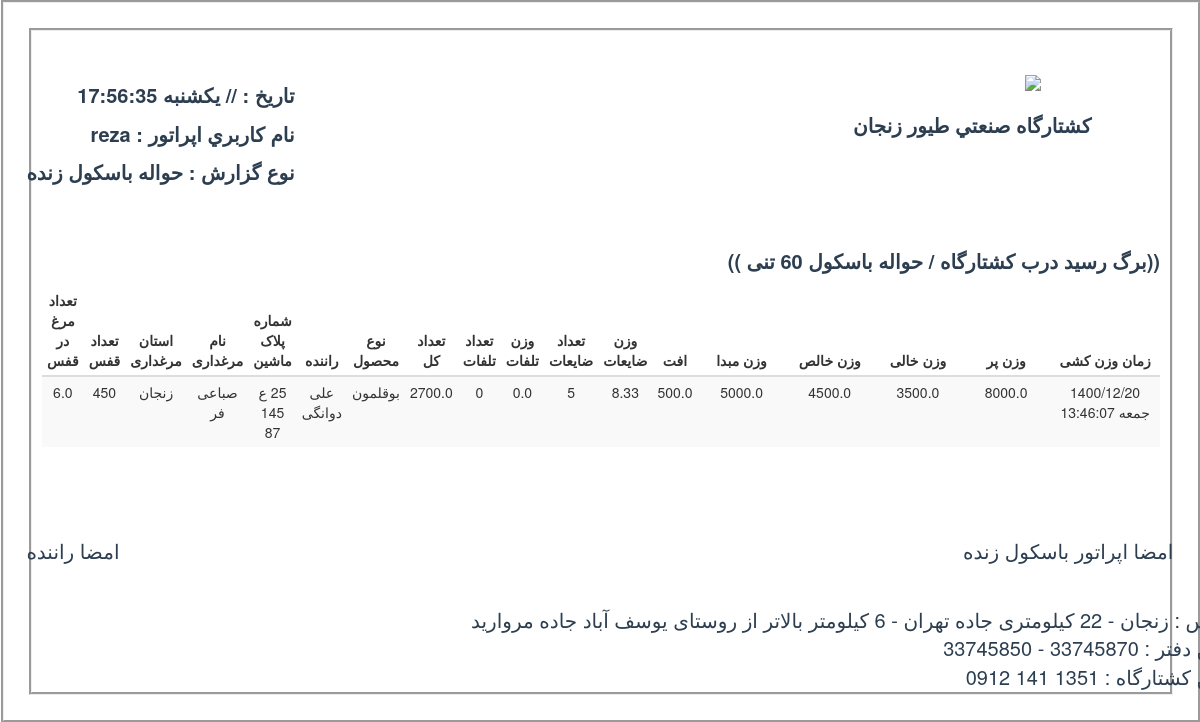
Page /slaughter/driver/report/id=30207038885635464504666369142349469484/ (signed in) on the committed database.
### WareHouseApp/models.py (models this page shows, shortened)
class LiveWeighbridge(models.Model):
    live_weighbridge_id = models.CharField(default=str(uuid1().int), max_length=250, primary_key=True)
    final_weight = models.FloatField(null=True)
    car_weight = models.FloatField(default=0.0)
    car_empty = models.BooleanField(default=False)
    weighting_date = models.FloatField(default=time.time(), null=True)
    weighting_date_format = models.CharField(default=time.ctime(time.time()), max_length=30, null=True)
    type_of_lwb = (('O', "Order"),
                  ('W', "Weighting"),
                  ('R', "Reject"))
    lwb_category = models.CharField(max_length=1, choices=type_of_lwb, default='O')
    type_of_gender = (('C', "chicken"),
                      ('T', "turkey"),
                      ('Q', "quail"))
    product_category = models.CharField(max_length=1, choices=type_of_gender)
    slaughter_status = models.BooleanField(default=False)
    finish = models.BooleanField(default=False)
    avicultureـcity = models.CharField(max_length=25, default='-')
    avicultureـname = models.CharField(max_length=25, default='-')
    slaughter_start_date = models.FloatField(null=True)
    slaughter_start_date_format = models.CharField(max_length=30, null=True)
    slaughter_finish_date = models.FloatField(null=True)
    slaughter_finish_date_format = models.CharField(null=True, max_length=30)
    buy_price = models.IntegerField(null=True)
    order_weight = models.FloatField(default=0.0, null=True)
    aviculture_avg_weight = models.FloatField(default=2.5)
    account_side = models.CharField(default='شرکت', max_length=20)
    source_weight = models.FloatField(default=0.0)
    fuel = models.FloatField(default=0.0)
    salughter_count = models.FloatField(default=0.0)
    cage_num = models.IntegerField(default=1, null=True)
    product_num_in_cage = models.FloatField(default=1.0, null=True)
    losses_num = models.IntegerField(default=0, null=True)
    losses_weight = models.FloatField(default=0.0, null=True)
    victim_num = models.IntegerField(default=0, null=True)
    victim_weight = models.FloatField(default=0.0, null=True)
    per_purchase = models.FloatField(default=0.0)
    per_sale = models.FloatField(default=0.0)
    sale_weight = models.FloatField(default=0.0)
    driver_rent = models.FloatField(default=0.0)
    Live_Weighbridge_Manager = models.CharField(max_length=20, default='admin')
    order_Manager = models.CharField(max_length=20, default='admin')
    driver = models.ForeignKey(Driver, on_delete=models.PROTECT, null=True)
    car = models.ForeignKey(Car, on_delete=models.PROTECT, null=True)
    product_owner = models.ForeignKey(ProductOwner, on_delete=models.PROTECT, null=True)

### WareHouseApp/views.py (the view)
# urls.py: re_path(r'^slaughter/driver/report/id=(?P<lwb_id>[\w]+)/$', views.lwb_driver_report, name='Driver_Report'),
def lwb_driver_report(requests, lwb_id='0'):
    if requests.user.is_authenticated:
        lwb_user_list = models.LiveWeighbridgeManager.objects.all().filter(username=requests.user.username)
        ceo_user_list = models.CEO.objects.all().filter(username=requests.user.username)
        if len(lwb_user_list) > 0 or len(ceo_user_list) or requests.user.is_superuser:
            lwb_obj_list = models.LiveWeighbridge.objects.all().filter(live_weighbridge_id=lwb_id)
            if len(lwb_obj_list) > 0:
                lwb_obj = lwb_obj_list[0]
                temp = loader.get_template('WareHouseApp/lwb_driver_report.html')
                t = time.ctime(time.time() + information.time_dif).split()
                year, month, day, week_day = utils.ad2solar(year=int(t[-1]), month=t[1], day=int(t[2]), week_day=t[0])
                t = '{0}/{1}/{2} {3} {4}'.format(str(year), str(month), str(day), str(week_day), str(t[3]))
                context = {
                    'weight_time': lwb_obj.weighting_date_format,
                    'source_weight': lwb_obj.source_weight,
                    'weight': lwb_obj.final_weight - lwb_obj.car_weight,
                    'full_weight': lwb_obj.final_weight,
                    'empty_weight': lwb_obj.car_weight,
                    'driver': lwb_obj.driver.name + ' ' + lwb_obj.driver.last_name,
                    'car': str(lwb_obj.car.car_number1) + ' '+ str(lwb_obj.car.car_number2) +' '+ str(lwb_obj.car.car_number3) + ' '+str(lwb_obj.car.car_number4)  ,
                    'drop_down': lwb_obj.source_weight - (lwb_obj.final_weight - lwb_obj.car_weight) if lwb_obj.source_weight > 0.0 else 0.0,
                    'avic_city': lwb_obj.avicultureـcity,
                    'avic_name': lwb_obj.avicultureـname,
                    'prod_num': lwb_obj.cage_num * lwb_obj.product_num_in_cage,
                    'prod_type': lwb_obj.product_category,
                    'cage_num': lwb_obj.cage_num,
                    'prod_num_in_cage': lwb_obj.product_num_in_cage,
                    'losses_num': lwb_obj.losses_num,
                    'losses_weight': round(lwb_obj.losses_weight, 2),
                    'victim_num': lwb_obj.victim_num,
                    'victim_weight': round(lwb_obj.victim_weight, 2),
                    'request': requests,
                    'date': t,
                    'type': 'حواله باسکول زنده',
                }
                return HttpResponse(temp.render(context))
            else:
                return HttpResponseRedirect(reverse('Error', args=['enter information is incorrect']))
        else:
            return HttpResponseRedirect(reverse('Error', args=["you don't have access to this page"]))
    else:
        return HttpResponseRedirect(reverse('Error', args=["you don't have access to this page"]))

### WareHouseApp/LIB/utils.py (called while the page is built)
def ad2solar(year, month, day, week_day):
    month2int = {
        'Jan': 1,
        'Feb': 2,
        'Mar': 3,
        'Apr': 4,
        'May': 5,
        'Jun': 6,
        'Jul': 7,
        'Aug': 8,
        'Sep': 9,
        'Oct': 10,
        'Nov': 11,
        'Dec': 12,
    }
    week = {
        'Sat': 'شنبه',
        'Sun': 'یکشنبه',
        'Mon': 'دوشنبه',
        'Tue': 'سه شنبه',
        'Wed': 'چهارشنبه',
        'Thu': 'پنج شنبه',
        'Fri': 'جمعه',
    }
    time = jdatetime.date.fromgregorian(year=year, month=month2int[month], day=day)
    return time.year, time.month, time.day, week[week_day]

### WareHouseApp/templates/WareHouseApp/lwb_driver_report.html (shortened to what this page needs)
<!DOCTYPE html>
<html lang="en">
<head>
    <link href="//maxcdn.bootstrapcdn.com/bootstrap/3.3.0/css/bootstrap.min.css" rel="stylesheet" id="bootstrap-css">
</head>
<body style="border: groove;padding:25px" dir="rtl">
<div style="border: groove;">
<div class="container" style="display: inline;text-align: end;display: flex; " dir="ltr">
    <div class="col-6" style="padding-top: 40px;text-align: start;color:#2C3E50;color: #2C3E50;font: revert; padding-top: 40px;   position: relative; left: 1%;" dir="rtl">
        <h5 style="color:#2C3E50;color: #2C3E50;font: revert;font-size: 20px;width: max-content;" dir="rtl">  تاریخ : {{ date}}</h5>
        <h5 style="color:#2C3E50;color: #2C3E50;font: revert;font-size: 20px;width: max-content;" dir="ltr">{{ request.user.username }} : نام كاربري اپراتور </h5>
        <h5 style="color:#2C3E50;color: #2C3E50;font: revert;font-size: 20px; width: max-content;" dir="rtl"> نوع گزارش : {{ type }}</h5>
    </div>
    <div class="col-6" style="padding-top: 40px;   position: relative; left: 50%;">
        <img style="width: 110px;padding-right: 50px;" src="https://tiyurzanjanapp.ir/static/WareHouseApp/img/arm.jpeg">
        <h3 style="color:#2C3E50;color: #2C3E50;font: revert;font-size: 20px;width: max-content;"> كشتارگاه صنعتي طيور زنجان</h3>
    </div>
</div>
    <div style="padding: 10px;">
    <br>
        <h1 style="color:#2C3E50;color: #2C3E50;font: revert;font-size: 20px;width: max-content; border-right: 50px;" dir="rtl">((برگ رسید درب کشتارگاه / حواله باسکول 60 تنی ))</h1>
 <table class="table table-striped table-condensed">
                  <thead>
                  <tr>
                          <th class="text-center" width="20%" >زمان وزن کشی</th>
                          <th class="text-center" width="20%" >وزن پر</th>
                          <th class="text-center" width="20%">وزن خالی</th>
                          <th class="text-center" width="20%">وزن خالص</th>
                          <th class="text-center" width="20%">وزن مبدا</th>
                          <th class="text-center" width="20%">افت</th>
                          <th class="text-center" width="20%">وزن ضایعات</th>
                          <th class="text-center" width="20%">تعداد ضایعات</th>
                          <th class="text-center" width="20%">وزن تلفات</th>
                          <th class="text-center" width="20%">تعداد تلفات</th>
                          <th class="text-center" width="20%">تعداد کل</th>
                          <th class="text-center" width="20%">نوع محصول</th>
                          <th class="text-center" width="20%">راننده</th>
                          <th class="text-center" width="50px">شماره پلاک ماشین</th>
                          <th class="text-center" width="20%">نام مرغداری</th>
                          <th class="text-center" width="20%">استان مرغداری</th>
                          <th class="text-center" width="20%">تعداد قفس</th>
                          <th class="text-center" width="20%">تعداد مرغ در قفس</th>
                  </tr>
              </thead>
              <tbody>
                <tr>
                    <td class="text-center" width="20%">{{ weight_time }}</td>
                    <td class="text-center" width="20%">{{ full_weight }}</td>
                    <td class="text-center" width="20%">{{ empty_weight }}</td>
                    <td class="text-center" width="20%">{{ weight }}</td>
                    <td class="text-center" width="20%">{{ source_weight }}</td>
                    <td class="text-center" width="20%">{{ drop_down }}</td>
                    <td class="text-center" width="20%">{{ losses_weight }}</td>
                    <td class="text-center" width="20%">{{ losses_num }}</td>
                    <td class="text-center" width="20%">{{ victim_weight }}</td>
                    <td class="text-center" width="20%">{{ victim_num }}</td>
                    <td class="text-center" width="20%">{{ prod_num }}</td>
                      {% if prod_type  == 'C' %}
                        <td class="text-center" width="20%">مرغ</td>
                      {% elif prod_type  == 'T' %}
                        <td class="text-center" width="20%">بوقلمون</td>
                      {% elif prod_type  == 'Q' %}
                        <td class="text-center" width="20%">بلدرچین</td>
                      {% else %}
                        <td class="text-center" width="20%">-</td>
                      {% endif %}
                    <td class="text-center" width="20%">{{ driver }}</td>
                    <td class="text-center" width="20%">{{ car }}</td>
                    <td class="text-center" width="20%">{{ avic_name }}</td>
                    <td class="text-center" width="20%">{{ avic_city }}</td>
                    <td class="text-center" width="20%">{{ cage_num }}</td>
                    <td class="text-center" width="20%">{{ prod_num_in_cage }}</td>
                </tr>
              </tbody>
              </table>
    <br>
</div>
<div class="container" style="display: inline;text-align: end;display: flex; " dir="ltr">
    <div dir="rtl" class="col-6" style="padding-top: 40px;text-align: start;color:#2C3E50;color: #2C3E50;font: revert; padding-top: 40px;   position: relative; left: 1%;" dir="rtl">
        <div style="color:#2C3E50;color: #2C3E50;font: revert;font-size: 20px; width: max-content;" dir="rtl">امضا راننده</div>
    </div>
    <div dir="rtl" class="col-6" style="padding-top: 40px;   position: relative; left: 75%;">
        <div style="color:#2C3E50;color: #2C3E50;font: revert;font-size: 20px;width: max-content;">امضا اپراتور باسکول زنده</div>
    </div>
</div>
<div class="container" style="display: inline;text-align: end;display: flex; " dir="ltr">
    <div dir="rtl" class="col-6" style="padding-top: 40px;   position: relative; left: 40%;">
        <div style="color:#2C3E50;color: #2C3E50;font: revert;font-size: 20px;width: max-content;">آدرس : زنجان - 22 کیلومتری جاده تهران - 6 کیلومتر بالاتر از روستای یوسف آباد جاده مروارید</div>
        <div style="color:#2C3E50;color: #2C3E50;font: revert;font-size: 20px;width: max-content;">تلفن دفتر : 33745870 - 33745850</>
        <div style="color:#2C3E50;color: #2C3E50;font: revert;font-size: 20px;width: max-content;">تلفن کشتارگاه : 1351 141 0912</div>
    </div>
</div>
</div>
</body>
</html>

### rows in the picture
LiveWeighbridge: weighting_date_format "1400/12/20 جمعه 13:46:07", final_weight "8000.0", car_weight "3500.0", source_weight "5000.0", avicultureـname "صباعی فر", avicultureـcity "زنجان", product_num_in_cage "6.0"

### other values in the picture
{{ date }} "// یکشنبه 17:56:35"
{{ request.user.username }} "reza"
{{ type }} "حواله باسکول زنده"
{{ weight }} "4500.0"
{{ drop_down }} "500.0"
{{ losses_weight }} "8.33"
{{ losses_num }} "5"
{{ victim_weight }} "0.0"
{{ victim_num }} "0"
{{ prod_num }} "2700.0"
{{ driver }} "علی دوانگی"
{{ car }} "25 ع 145 87"
{{ cage_num }} "450"
